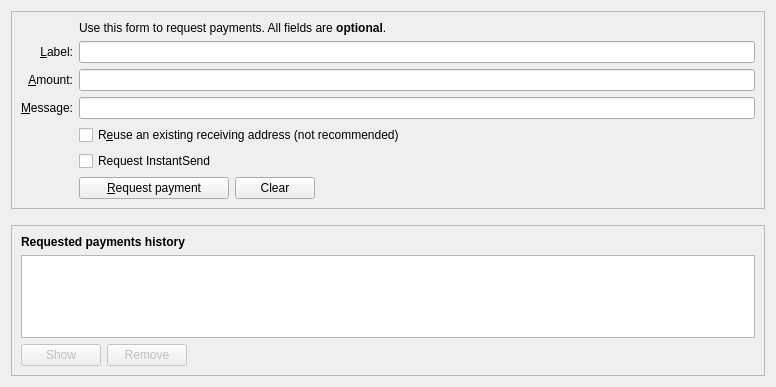
<?xml version="1.0" encoding="UTF-8"?>
<ui version="4.0">
 <class>ReceiveCoinsDialog</class>
 <widget class="QWidget" name="ReceiveCoinsDialog">
  <property name="geometry">
   <rect>
    <x>0</x>
    <y>0</y>
    <width>776</width>
    <height>387</height>
   </rect>
  </property>
  <layout class="QVBoxLayout" name="verticalLayout" stretch="0,0,1">
   <item>
    <widget class="QFrame" name="frame2">
     <property name="sizePolicy">
      <sizepolicy hsizetype="Preferred" vsizetype="Expanding">
       <horstretch>0</horstretch>
       <verstretch>0</verstretch>
      </sizepolicy>
     </property>
     <property name="frameShape">
      <enum>QFrame::StyledPanel</enum>
     </property>
     <property name="frameShadow">
      <enum>QFrame::Sunken</enum>
     </property>
     <layout class="QVBoxLayout" name="verticalLayout_3">
      <item>
       <layout class="QGridLayout" name="gridLayout">
        <item row="7" column="2">
         <widget class="QCheckBox" name="reuseAddress">
          <property name="toolTip">
           <string>Reuse one of the previously used receiving addresses.&lt;br&gt;Reusing addresses has security and privacy issues.&lt;br&gt;Do not use this unless re-generating a payment request made before.</string>
          </property>
          <property name="text">
           <string>R&amp;euse an existing receiving address (not recommended)</string>
          </property>
         </widget>
        </item>
        <item row="7" column="0">
         <widget class="QLabel" name="label_4">
          <property name="text">
           <string/>
          </property>
         </widget>
        </item>
        <item row="6" column="0">
         <widget class="QLabel" name="label_3">
          <property name="toolTip">
           <string>An optional message to attach to the payment request, which will be displayed when the request is opened. Note: The message will not be sent with the payment over the Pop network.</string>
          </property>
          <property name="text">
           <string>&amp;Message:</string>
          </property>
          <property name="alignment">
           <set>Qt::AlignRight|Qt::AlignTrailing|Qt::AlignVCenter</set>
          </property>
          <property name="buddy">
           <cstring>reqMessage</cstring>
          </property>
         </widget>
        </item>
        <item row="4" column="2">
         <widget class="QLineEdit" name="reqLabel">
          <property name="toolTip">
           <string>An optional label to associate with the new receiving address.</string>
          </property>
         </widget>
        </item>
        <item row="6" column="2">
         <widget class="QLineEdit" name="reqMessage">
          <property name="toolTip">
           <string>An optional message to attach to the payment request, which will be displayed when the request is opened.&lt;br&gt;Note: The message will not be sent with the payment over the Pop network.</string>
          </property>
         </widget>
        </item>
        <item row="2" column="2">
         <widget class="QLabel" name="label_5">
          <property name="text">
           <string>Use this form to request payments. All fields are &lt;b&gt;optional&lt;/b&gt;.</string>
          </property>
         </widget>
        </item>
        <item row="4" column="0">
         <widget class="QLabel" name="label_2">
          <property name="toolTip">
           <string>An optional label to associate with the new receiving address.</string>
          </property>
          <property name="text">
           <string>&amp;Label:</string>
          </property>
          <property name="alignment">
           <set>Qt::AlignRight|Qt::AlignTrailing|Qt::AlignVCenter</set>
          </property>
          <property name="buddy">
           <cstring>reqLabel</cstring>
          </property>
         </widget>
        </item>
        <item row="5" column="0">
         <widget class="QLabel" name="label">
          <property name="toolTip">
           <string>An optional amount to request. Leave this empty or zero to not request a specific amount.</string>
          </property>
          <property name="text">
           <string>&amp;Amount:</string>
          </property>
          <property name="alignment">
           <set>Qt::AlignRight|Qt::AlignTrailing|Qt::AlignVCenter</set>
          </property>
          <property name="buddy">
           <cstring>reqAmount</cstring>
          </property>
         </widget>
        </item>
        <item row="5" column="2">
         <widget class="BitcoinAmountField" name="reqAmount">
          <property name="minimumSize">
           <size>
            <width>80</width>
            <height>0</height>
           </size>
          </property>
          <property name="toolTip">
           <string>An optional amount to request. Leave this empty or zero to not request a specific amount.</string>
          </property>
         </widget>
        </item>
        <item row="9" column="2">
         <layout class="QHBoxLayout" name="horizontalLayout">
          <item>
           <widget class="QPushButton" name="receiveButton">
            <property name="minimumSize">
             <size>
              <width>150</width>
              <height>0</height>
             </size>
            </property>
            <property name="text">
             <string>&amp;Request payment</string>
            </property>
           </widget>
          </item>
          <item>
           <widget class="QPushButton" name="clearButton">
            <property name="sizePolicy">
             <sizepolicy hsizetype="Minimum" vsizetype="Fixed">
              <horstretch>0</horstretch>
              <verstretch>0</verstretch>
             </sizepolicy>
            </property>
            <property name="toolTip">
             <string>Clear all fields of the form.</string>
            </property>
            <property name="text">
             <string>Clear</string>
            </property>
            <property name="autoDefault">
             <bool>false</bool>
            </property>
           </widget>
          </item>
          <item>
           <spacer name="horizontalSpacer">
            <property name="orientation">
             <enum>Qt::Horizontal</enum>
            </property>
            <property name="sizeHint" stdset="0">
             <size>
              <width>40</width>
              <height>20</height>
             </size>
            </property>
           </spacer>
          </item>
         </layout>
        </item>
        <item row="9" column="0">
         <widget class="QLabel" name="label_7">
          <property name="text">
           <string/>
          </property>
         </widget>
        </item>
        <item row="8" column="2">
         <widget class="QCheckBox" name="checkUseInstantSend">
          <property name="text">
           <string>Request InstantSend</string>
          </property>
          <property name="checked">
           <bool>false</bool>
          </property>
         </widget>
        </item>
       </layout>
      </item>
     </layout>
    </widget>
   </item>
   <item>
    <spacer name="verticalSpacer_2">
     <property name="orientation">
      <enum>Qt::Vertical</enum>
     </property>
     <property name="sizeHint" stdset="0">
      <size>
       <width>20</width>
       <height>10</height>
      </size>
     </property>
    </spacer>
   </item>
   <item>
    <widget class="QFrame" name="frame">
     <property name="sizePolicy">
      <sizepolicy hsizetype="Preferred" vsizetype="Expanding">
       <horstretch>0</horstretch>
       <verstretch>0</verstretch>
      </sizepolicy>
     </property>
     <property name="frameShape">
      <enum>QFrame::StyledPanel</enum>
     </property>
     <property name="frameShadow">
      <enum>QFrame::Raised</enum>
     </property>
     <layout class="QVBoxLayout" name="verticalLayout_2">
      <item>
       <widget class="QLabel" name="label_6">
        <property name="font">
         <font>
          <weight>75</weight>
          <bold>true</bold>
         </font>
        </property>
        <property name="text">
         <string>Requested payments history</string>
        </property>
       </widget>
      </item>
      <item>
       <widget class="QTableView" name="recentRequestsView">
        <property name="contextMenuPolicy">
         <enum>Qt::CustomContextMenu</enum>
        </property>
        <property name="tabKeyNavigation">
         <bool>false</bool>
        </property>
        <property name="sortingEnabled">
         <bool>true</bool>
        </property>
       </widget>
      </item>
      <item>
       <layout class="QHBoxLayout" name="horizontalLayout_2">
        <item>
         <widget class="QPushButton" name="showRequestButton">
          <property name="enabled">
           <bool>false</bool>
          </property>
          <property name="toolTip">
           <string>Show the selected request (does the same as double clicking an entry)</string>
          </property>
          <property name="text">
           <string>Show</string>
          </property>
          <property name="autoDefault">
           <bool>false</bool>
          </property>
         </widget>
        </item>
        <item>
         <widget class="QPushButton" name="removeRequestButton">
          <property name="enabled">
           <bool>false</bool>
          </property>
          <property name="toolTip">
           <string>Remove the selected entries from the list</string>
          </property>
          <property name="text">
           <string>Remove</string>
          </property>
          <property name="autoDefault">
           <bool>false</bool>
          </property>
         </widget>
        </item>
        <item>
         <spacer name="horizontalSpacer_2">
          <property name="orientation">
           <enum>Qt::Horizontal</enum>
          </property>
          <property name="sizeHint" stdset="0">
           <size>
            <width>40</width>
            <height>20</height>
           </size>
          </property>
         </spacer>
        </item>
       </layout>
      </item>
     </layout>
    </widget>
   </item>
  </layout>
 </widget>
 <customwidgets>
  <customwidget>
   <class>BitcoinAmountField</class>
   <extends>QLineEdit</extends>
   <header>bitcoinamountfield.h</header>
   <container>1</container>
  </customwidget>
 </customwidgets>
 <tabstops>
  <tabstop>reqLabel</tabstop>
  <tabstop>reqAmount</tabstop>
  <tabstop>reqMessage</tabstop>
  <tabstop>reuseAddress</tabstop>
  <tabstop>receiveButton</tabstop>
  <tabstop>clearButton</tabstop>
  <tabstop>recentRequestsView</tabstop>
  <tabstop>showRequestButton</tabstop>
  <tabstop>removeRequestButton</tabstop>
 </tabstops>
 <resources>
  <include location="../pop.qrc"/>
 </resources>
 <connections/>
</ui>
